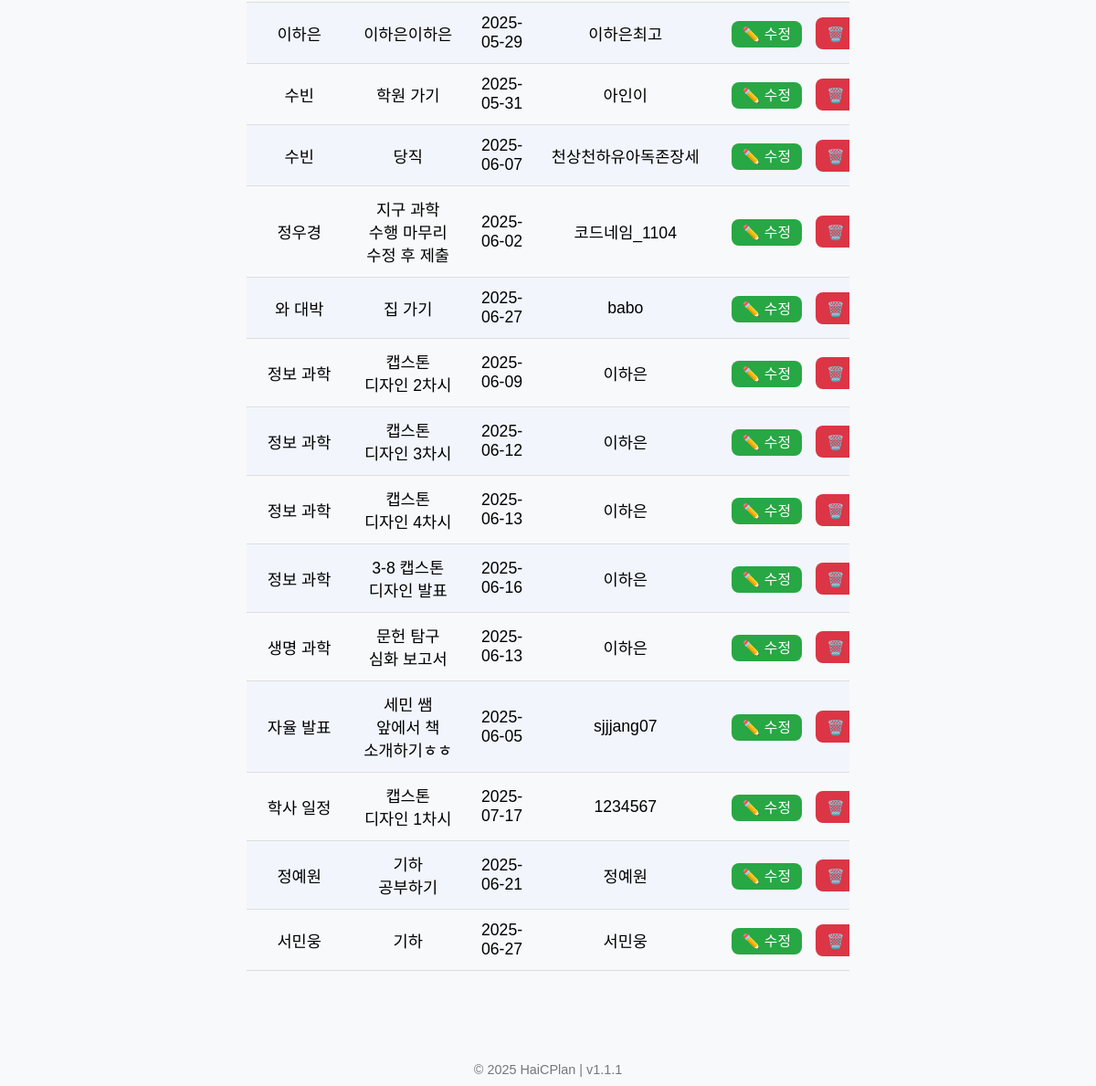
The page /view (signed in, lower part) on the database as committed earlier.
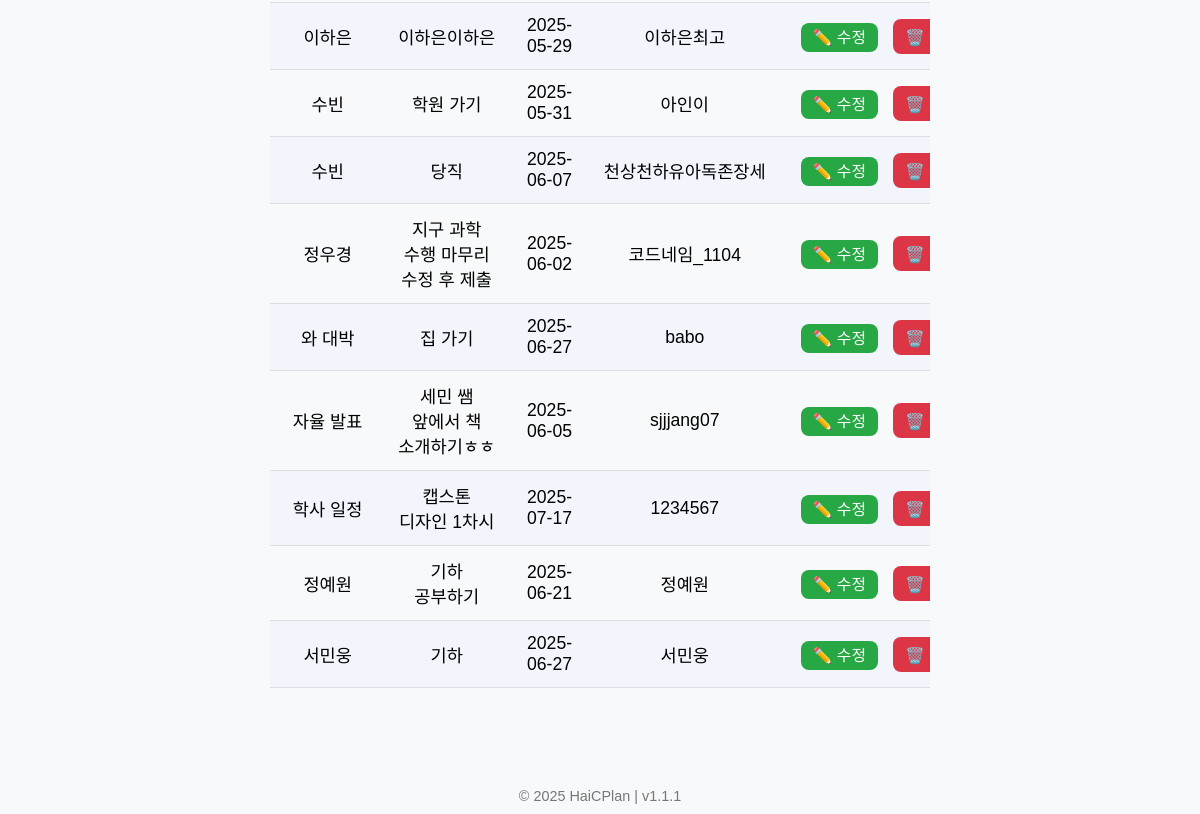
The same page on the database as committed later.
### tables this page shows
CREATE TABLE schedules(
id INTEGER PRIMARY KEY AUTOINCREMENT,
name TEXT,
task TEXT,
deadline TEXT,
username TEXT
);

### app.py (the view)
@app.route('/view')
def view():
    if 'username' not in session:
        return redirect(url_for('login'))
    conn = sqlite3.connect('data.db')
    cursor = conn.cursor()
    if session['role'] == 'admin':
        cursor.execute("SELECT id, name, task, deadline, username FROM schedules")
    else:
        cursor.execute("SELECT id, name, task, deadline, username FROM schedules WHERE username=?", (session['username'],))
    schedules = cursor.fetchall()
    conn.close()
    return render_template('view.html', schedules=schedules, role=session['role'])

### templates/view.html (shortened to what this page needs)
{% extends "base.html" %}
{% block content %}
<div class="view-container">
    <div class="table-wrapper">
        <table>
            <tbody>
                {% for id, name, task, deadline, username in schedules %}
                <tr>
                    <td>{{ loop.index }}</td>
                    <td>{{ name }}</td>
                    <td>{{ task }}</td>
                    <td>{{ deadline }}</td>
                    <td>{{ username }}</td>
                    <td class="actions">
                        <a href="{{ url_for('edit', id=id) }}">✏️ 수정</a>
                        <form action="{{ url_for('delete', id=id) }}" method="POST" style="display:inline;">
                            <button type="submit" onclick="return confirm('정말 삭제하시겠습니까?');">🗑️ 삭제</button>
                        </form>
                    </td>
                </tr>
                {% endfor %}
            </tbody>
        </table>
    </div>
</div>
{% endblock %}

### templates/base.html (shortened to what this page needs)
<!DOCTYPE html>
<html lang="ko">
<head>
    <link rel="stylesheet" href="{{ url_for('static', filename='css/base.css') }}">
</head>
<body>
    <main>
        {% block content %}{% endblock %}
    </main>
    <footer>
        &copy; 2025 HaiCPlan | v1.1.1
    </footer>
</body>
</html>

### static/css/base.css (style rules this page uses)
body { font-family: 'Arial', sans-serif; background-color: #f8f9fa; margin: 0; padding: 0; min-height: 100vh; display: flex; flex-direction: column; align-items: center; }
main { padding-top: 70px; width: 90%; max-width: 700px; flex-grow: 1; margin-bottom: 50px; }
footer { margin: 10px 0; font-size: 0.9em; color: #777; }

### templates/view.html (style rules this page uses)
.view-container { max-width: 900px; margin: 40px auto; padding: 0 20px; text-align: center; }
.table-wrapper { display: flex; justify-content: center; overflow-x: auto; }
table { width: 100%; table-layout: auto; border-collapse: collapse; box-shadow: 0 4px 10px rgba(0, 0, 0, 0.1); border-radius: 12px; overflow: hidden; margin: 0 auto; }
th, td { padding: 12px 15px; word-break: keep-all; border-bottom: 1px solid #ddd; font-size: 1.1em; }
tr:nth-child(even) { background-color: #f2f6fc; }
td.actions { text-align: center; white-space: nowrap; }
td.actions a, td.actions form button { margin: 0 5px; padding: 6px 12px; font-size: 0.9em; border-radius: 8px; border: none; cursor: pointer; transition: background-color 0.3s; text-decoration: none; }
td.actions a { background-color: #28a745; color: white; }
td.actions form button { background-color: #dc3545; color: white; }

Rows that differ between the two databases and show on the page:
removed schedules: name "정보 과학", task "캡스톤 디자인 2차시", deadline "2025-06-09", username "이하은"
removed schedules: name "정보 과학", task "캡스톤 디자인 3차시", deadline "2025-06-12", username "이하은"
removed schedules: name "정보 과학", task "캡스톤 디자인 4차시", deadline "2025-06-13", username "이하은"
removed schedules: name "정보 과학", task "3-8 캡스톤 디자인 발표", deadline "2025-06-16", username "이하은"
removed schedules: name "생명 과학", task "문헌 탐구 심화 보고서", deadline "2025-06-13", username "이하은"
